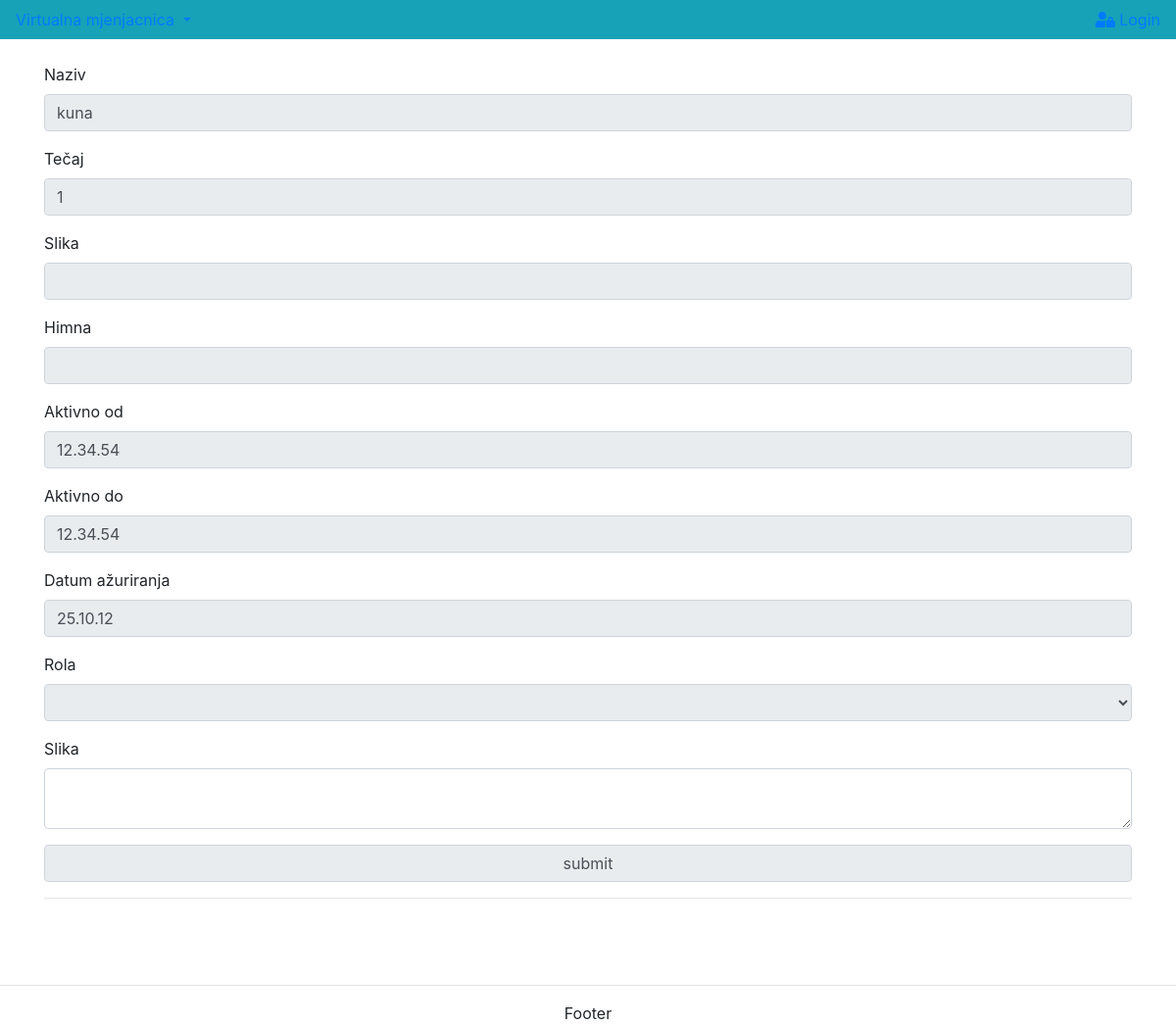
Page /private/valuta/index.php?id=1 on the committed database.
### tables this page shows
create table valuta
(
    valuta_id           int not null primary key auto_increment,
    moderator_id        int not null,
    naziv               varchar(50) not null,
    tecaj               double,
    slika               varchar(255),
    zvuk                varchar(255),
    aktivno_od          time,
    aktivno_do          time,
    datum_azuriranja    date
);

### private/valuta/index.php (the view, shortened to what this page needs)
<?php include_once "../../etc/config.php"; ?>
<!doctype html>
<html prefix="og: http://ogp.me/ns#" class="no-js" lang="en" dir="ltr">
    <head>
        <?php include_once "../../template/head.php"; ?>
    </head>
    <div>
        <?php include_once "../../template/navigation.php"; ?>
        <br>
        <?php
            $query = $conn->prepare('select a.* from valuta a where a.valuta_id = :valuta_id');
            $query->execute([
                'valuta_id' => $_GET['id']
            ]);
            $valuta = $query->fetch(5);
            $role = 'notAdmin';
        ?>
        <div class="row justify-content-center align-self-center">
            <div class="container align-items-center">
                <form action="/private/valuta/update.php" method="post">
                    <div class="form-group">
                        <label for="naziv">Naziv</label>
                        <input type="text" <?= $role!='admin' ? 'disabled':'' ?>
                               class="form-control" id="naziv" value="<?= $valuta->naziv; ?>" name="naziv">
                    </div>
                    <div class="form-group">
                        <label for="tecaj">Tečaj</label>
                        <input type="number" <?= $role!='admin' ? 'disabled':'' ?>
                               step="0.01" class="form-control" value="<?= $valuta->tecaj; ?>" id="tecaj" name="tecaj">
                    </div>
                    <div class="form-group">
                        <label for="slika">Slika</label>
                        <input type="text" <?= $role!='admin' ? 'disabled':'' ?>
                               class="form-control" id="slika" value="<?= $valuta->slika; ?>"  name="slika">
                    </div>
                    <div class="form-group">
                        <label for="zvuk">Himna</label>
                        <input type="text" <?= $role!='admin' ? 'disabled':'' ?>
                               class="form-control" id="zvuk" value="<?= $valuta->zvuk; ?>" name="zvuk">
                    </div>
                    <div class="form-group">
                        <label for="aktivno_od">Aktivno od</label>
                        <input type="text" <?= $role!='admin' ? 'disabled':'' ?>
                               class="form-control time_picker" id="aktivno_od" name="aktivno_od"
                            value="<?= date('H.i.s', strtotime($valuta->datum_azuriranja . $valuta->aktivno_od)); ?>">
                    </div>
                    <div class="form-group">
                        <label for="aktivno_do">Aktivno do</label>
                        <input type="text" <?= $role!='admin' ? 'disabled':'' ?>
                               class="form-control time_picker" id="aktivno_do" name="aktivno_do"
                               value="<?= date('H.i.s', strtotime($valuta->datum_azuriranja . $valuta->aktivno_do)); ?>">
                    </div>
                    <div class="form-group">
                        <label for="datum_azuriranja">Datum ažuriranja</label>
                        <input type="text" <?= $role!='admin' ? 'disabled':'' ?>
                               class="form-control time_picker" id="datum_azuriranja"
                            value="<?= date('d.m.g', strtotime($valuta->datum_azuriranja)); ?>" name="datum_azuriranja">
                    </div>
                    <div class="form-group">
                        <label for="moderator">Rola</label>
                        <select class="form-control" <?= $role!='admin' ? 'disabled':'' ?> name="moderator" id="moderator">
                        </select>
                    </div>
                    <div class="form-group">
                        <label for="slika">Slika</label>
                        <textarea class="form-control" id="slika" name="slika"></textarea>
                    </div>
                    <div class="form-group">
                        <input type="submit" <?= $role!='admin' ? 'disabled':'' ?> class="form-control" id="submit" name="submit" value="submit">
                    </div>
                    <hr>
                    <div class="form-group">
                        <div class="card-body">
                        </div>
                    </div>
                </form>
            </div>
        </div>
    </div>
        <?php include_once "template/footer.php"; ?>
</html>

### rows in the picture
valuta: naziv "kuna", tecaj "1", aktivno_od "12.34.54", aktivno_do "12.34.54", datum_azuriranja "25.10.12"
